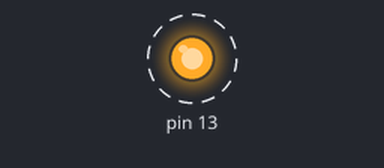
The sketch below on a simulated Arduino Uno, built with avr-gcc and run on an emulated ATmega328P. On the bench: output pins drawn as LEDs (lit = HIGH). Dashed ring = blinking.

Above: at 0.05 s.
Timing chart, 0 to 3.0 s (numbered marks = the images above):
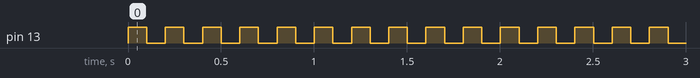

The sketch:

breadboard.ino
```cpp
void setup() {
  pinMode(13, OUTPUT);
}

void loop() {
  Serial.println("Hello World from breadboard");
  digitalWrite(13, HIGH);
  delay(100);

  digitalWrite(13, LOW);
  delay(100);
}
```

Measured:
- by itself, pin 13: alternates HIGH for 0.10 s and LOW for 0.10 s
